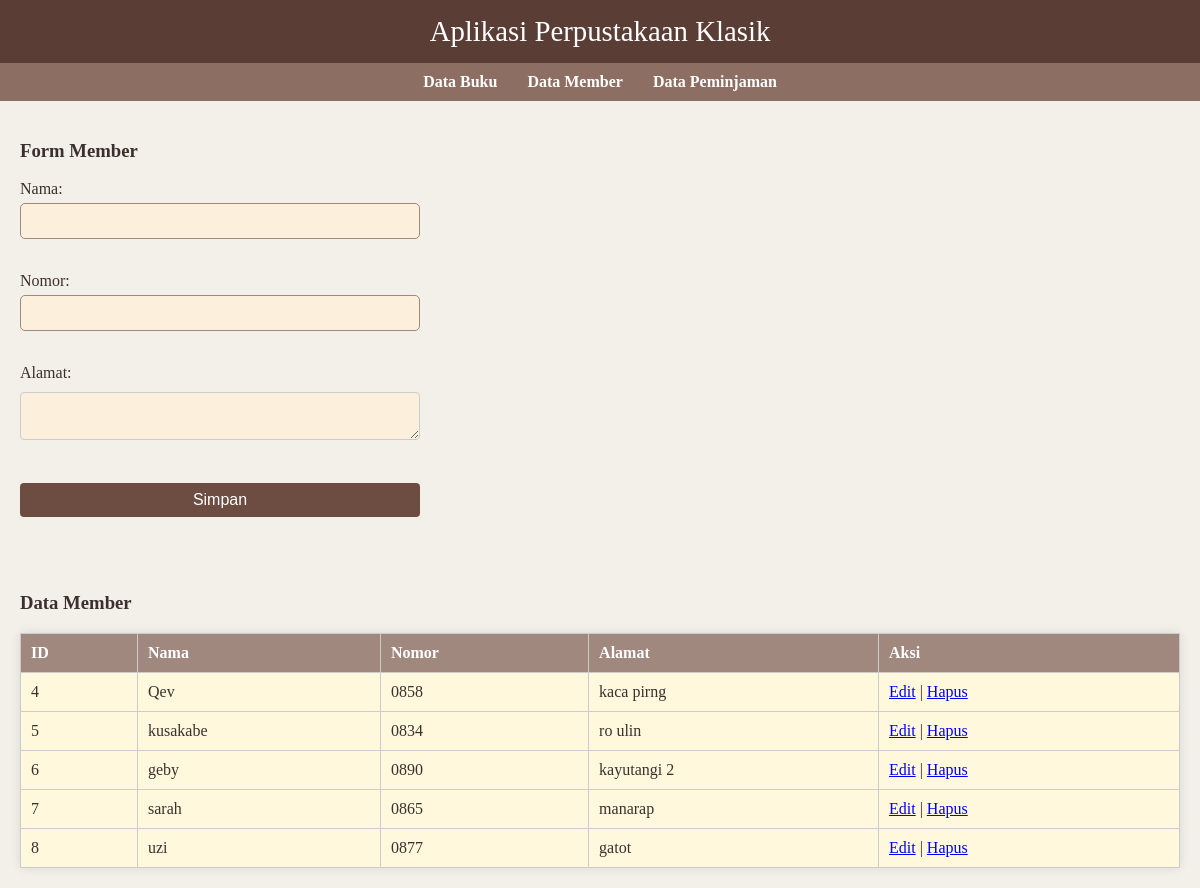
Screenshot of /FormMember.php with the database file from the repository.
### tables this page shows
CREATE TABLE `member` (
  `id_member` int(11) NOT NULL,
  `nama_member` varchar(250) NOT NULL,
  `nomor_member` varchar(15) NOT NULL,
  `alamat` text NOT NULL,
  `tgl_mendaftar` datetime NOT NULL,
  `tgl_terakhir_bayar` date NOT NULL
);

### Koneksi.php (called while the page is built, shortened)
<?php
class Koneksi {
    private $host = "localhost";
    private $username = "root";
    private $password = "";
    private $database = "dbperpus";
    public $koneksi;
    public function __construct() {
        $this->koneksi = new mysqli($this->host, $this->username, $this->password, $this->database);
    }
    public function getKoneksi() {
        return $this->koneksi;
    }
}
?>

### Model.php (called while the page is built, shortened)
<?php
require_once 'Koneksi.php';
class Model {
    protected $koneksi;
    public function __construct() {
        $this->koneksi = (new Koneksi())->getKoneksi();
    }
    public function getAll($table) {
        $query = "SELECT * FROM $table";
        return $this->koneksi->query($query);
    }
}
?>

### FormMember.php (the view, shortened to what this page needs)
<?php
require_once 'Model.php';
require_once 'Member.php';
include 'navbar.php';
$member = new Member();
$id = $_GET['id'] ?? null;
$data = $id ? $member->getById("member", "id_member = $id") : null;
?>
<link rel="stylesheet" href="style.css">
<div class="container">
    <h3>Form Member</h3>
    <form method="POST">
        Nama: <input type="text" name="nama_member" value="<?= $data['nama_member'] ?? '' ?>"><br>
        Nomor: <input type="text" name="nomor_member" value="<?= $data['nomor_member'] ?? '' ?>"><br>
        Alamat: <textarea name="alamat"><?= $data['alamat'] ?? '' ?></textarea><br>
        <button type="submit">Simpan</button>
    </form>
</div>
<div class="container">
    <h3>Data Member</h3>
    <table>
        <tr>
            <th>ID</th>
            <th>Nama</th>
            <th>Nomor</th>
            <th>Alamat</th>
            <th>Aksi</th>
        </tr>
        <?php
while ($row = $dataMember->fetch_assoc()) {
    echo "<tr>
        <td>{$row['id_member']}</td>
        <td>{$row['nama_member']}</td>
        <td>{$row['nomor_member']}</td>
        <td>{$row['alamat']}</td>
        <td>
            <a href='FormMember.php?id={$row['id_member']}'> Edit</a> |
            <a href='Member.php?delete={$row['id_member']}'> Hapus</a>
        </td>
    </tr>";
}

### style.css (style rules this page uses)
.container { padding: 20px; }
table { width: 100%; border-collapse: collapse; background-color: #fff8dc; margin-top: 10px; box-shadow: 0 0 10px rgba(0, 0, 0, 0.1); }
th, td { border: 1px solid #ccc; padding: 10px; text-align: left; }
th { background-color: #a1887f; color: white; }
form input, form select, form textarea, form button { display: block; margin-top: 10px; padding: 8px; font-size: 1em; width: 100%; max-width: 400px; border: 1px solid #ccc; border-radius: 4px; }
form button { background-color: #6d4c41; color: white; border: none; cursor: pointer; }
select, input[type="date"], textarea, input[type="text"], input[type="number"] { width: 100%; padding: 8px; margin: 5px 0 15px; border-radius: 5px; border: 1px solid #a1887f; background-color: #fcefdc; color: #3e2723; }

### rows the page displays
member: id_member "4", nama_member "Qev", nomor_member "0858", alamat "kaca pirng"
member: id_member "5", nama_member "kusakabe", nomor_member "0834", alamat "ro ulin"
member: id_member "6", nama_member "geby", nomor_member "0890", alamat "kayutangi 2"
member: id_member "7", nama_member "sarah", nomor_member "0865", alamat "manarap"
member: id_member "8", nama_member "uzi", nomor_member "0877", alamat "gatot"
